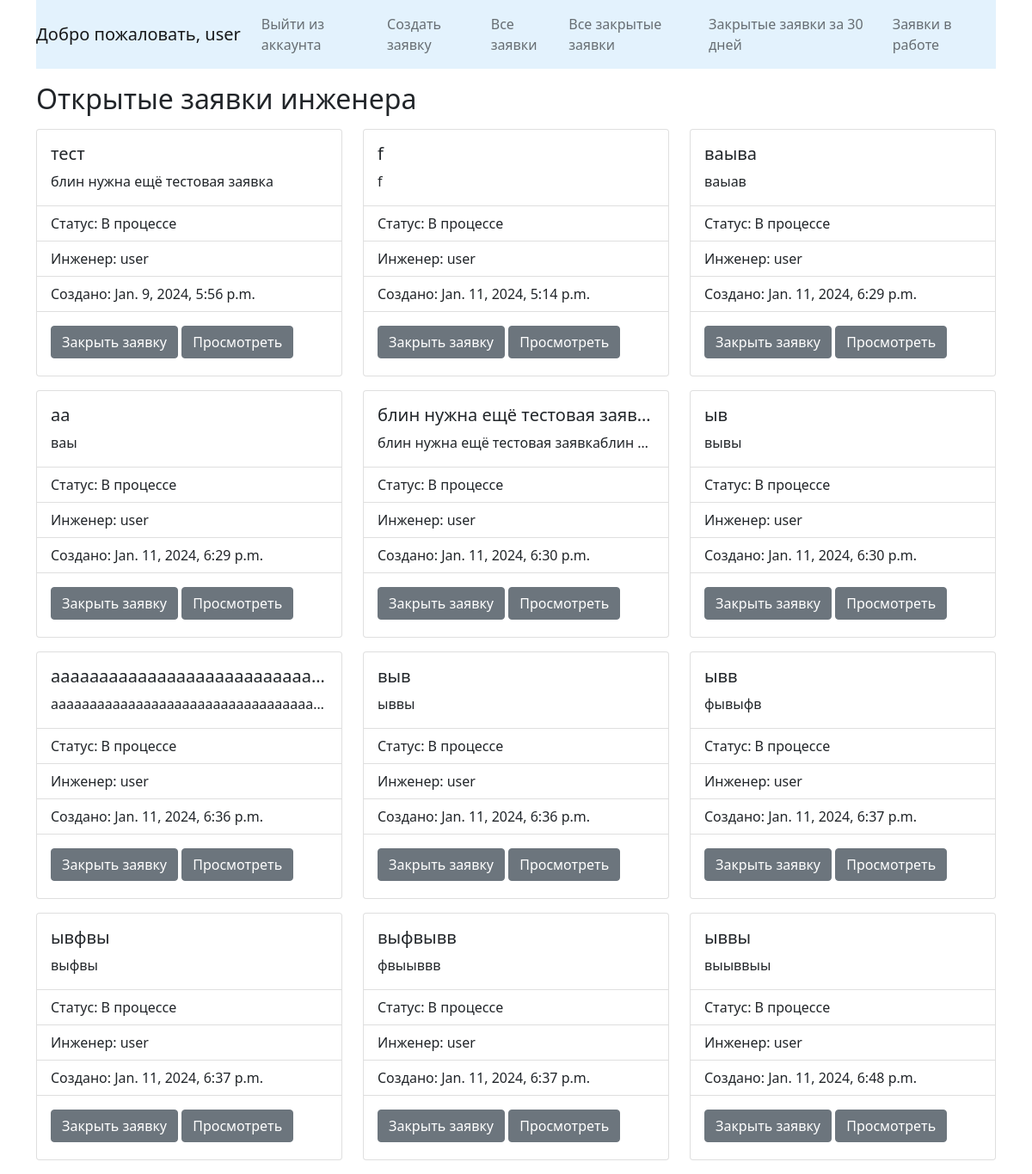
/service/view_engineer_requests/ (signed in), run on the app's committed database.
### service/models.py (models this page shows)
class RepairRequest(models.Model):
    title = models.CharField(max_length=200)
    description = models.TextField()
    status = models.CharField(max_length=20, default='Ожидание')
    user = models.ForeignKey(User, on_delete=models.CASCADE)
    engineer = models.ForeignKey(User, on_delete=models.CASCADE, related_name='engineer', null=True, blank=True)
    solution = models.TextField(blank=True, null=True)
    created_at = models.DateTimeField(auto_now_add=True)
    updated_at = models.DateTimeField(auto_now=True)

### service/views.py (the view)
# urls.py: path('view_engineer_requests/', view_engineer_requests, name='view_engineer_requests'),
@login_required
def view_engineer_requests(request):
    if not request.user.is_staff:
        return redirect('view_requests')
    engineer_requests = RepairRequest.objects.filter(
        status='В процессе',
        engineer=request.user
    )
    return render(request, 'view_engineer_requests.html', {'engineer_requests': engineer_requests})

### service/templates/view_engineer_requests.html (shortened to what this page needs)
{% extends 'base.html' %}
{% block content %}
  <h2>Открытые заявки инженера</h2>
    <div class="d-flex flex-wrap gap-2">
          <div class="row">
  {% for repair_request in engineer_requests %}
      <div class="col-6 col-md-4">
    <div class="card flex-grow-1">
      <div class="card-body">
        <h5 class="card-title text-truncate">{{ repair_request.title| truncatewords:5 }}</h5>
        <p class="card-text text-truncate">{{ repair_request.description| truncatewords:6 }}</p>
      </div>
      <ul class="list-group list-group-flush">
        <li class="list-group-item">Статус: {{ repair_request.status }}</li>
          {% if repair_request.engineer %}
              <li class="list-group-item">Инженер: {{ repair_request.engineer.username }}</li>
          {% endif %}
        <li class="list-group-item">Создано: {{ repair_request.created_at }}</li>
      </ul>
      <div class="card-body">
      {% if not repair_request.status == 'Заявка закрыта' %}
        <a href="{% url 'close_request' repair_request.id %}" class="btn btn-secondary mb-1">Закрыть заявку</a>
      {% endif %}
        <a href="{% url 'view_solution' repair_request.id %}" class="btn btn-secondary mb-1">Просмотреть</a>
      </div>
    </div>
      </div>
  {% endfor %}
</div>
    </div>
{% endblock %}

### service/templates/base.html (shortened to what this page needs)
{% load static %}
<!DOCTYPE html>
<html lang="ru">
    <head>
        <link href="https://cdn.jsdelivr.net/npm/bootstrap@5.0.2/dist/css/bootstrap.min.css" rel="stylesheet">
    </head>
    <header>
    <div class="container">
    <nav class="navbar navbar-expand-lg navbar-light" style="background-color: #e3f2fd;">
  <a class="navbar-brand" href="#">
      {% if request.user.is_authenticated %}
        Добро пожаловать, {{ request.user.username }}
  {% endif %}
  </a>
  <div class="collapse navbar-collapse" id="navbarTogglerDemo02">
    <ul class="navbar-nav mr-auto mt-2 mt-lg-0">
        {% if request.user.is_authenticated %}
            <li class="nav-item">
                <a class="nav-link" href="{% url "logout" %}">Выйти из аккаунта</a>
            </li>
                    <li class="nav-item">
            <a  class="nav-link"  href="{% url 'create_request' %}">Создать заявку</a>
        </li>
        {% else %}
            <li class="nav-item">
                <a  class="nav-link" href="{% url "login" %}">Войти в аккаунт</a>
            </li>
        {% endif %}
    {% if request.user.is_staff %}
        <li class="nav-item">
            <a  class="nav-link" href="{% url "view_requests" %}">Все заявки</a>
        </li>
        <li class="nav-item">
            <a  class="nav-link" href="{% url "view_closed_requests" %}">Все закрытые заявки</a>
        </li>
        <li class="nav-item">
            <a  class="nav-link" href="{% url "closed_requests_report" %}">Закрытые заявки за 30 дней</a>
        </li>
        <li class="nav-item">
            <a  class="nav-link" href="{% url "view_engineer_requests" %}">Заявки в работе</a>
        </li>
    {% endif %}
    </ul>
  </div>
</nav>
    </div>
    </header>
    <body>
        <div class="container">
        {% block content %}
        {% endblock %}
        </div>
    </body>
</html>

### data on the page
RepairRequest: title "тест", description "блин нужна ещё тестовая заявка", status "В процессе", engineer.username "user", created_at "Jan. 9, 2024, 5:56 p.m.", shows "Закрыть заявку"
RepairRequest: title "f", description "f", status "В процессе", engineer.username "user", created_at "Jan. 11, 2024, 5:14 p.m.", shows "Закрыть заявку"
RepairRequest: title "ваыва", description "ваыав", status "В процессе", engineer.username "user", created_at "Jan. 11, 2024, 6:29 p.m.", shows "Закрыть заявку"
RepairRequest: title "аа", description "ваы", status "В процессе", engineer.username "user", created_at "Jan. 11, 2024, 6:29 p.m.", shows "Закрыть заявку"
RepairRequest: title "блин нужна ещё тестовая заяв…", description "блин нужна ещё тестовая заявкаблин…", status "В процессе", engineer.username "user", created_at "Jan. 11, 2024, 6:30 p.m.", shows "Закрыть заявку"
RepairRequest: title "ыв", description "вывы", status "В процессе", engineer.username "user", created_at "Jan. 11, 2024, 6:30 p.m.", shows "Закрыть заявку"
RepairRequest: title "ааааааааааааааааааааааааааа…", description "аааааааааааааааааааааааааааааааааа…", status "В процессе", engineer.username "user", created_at "Jan. 11, 2024, 6:36 p.m.", shows "Закрыть заявку"
RepairRequest: title "выв", description "ыввы", status "В процессе", engineer.username "user", created_at "Jan. 11, 2024, 6:36 p.m.", shows "Закрыть заявку"
RepairRequest: title "ывв", description "фывыфв", status "В процессе", engineer.username "user", created_at "Jan. 11, 2024, 6:37 p.m.", shows "Закрыть заявку"
RepairRequest: title "ывфвы", description "выфвы", status "В процессе", engineer.username "user", created_at "Jan. 11, 2024, 6:37 p.m.", shows "Закрыть заявку"
RepairRequest: title "выфвывв", description "фвыыввв", status "В процессе", engineer.username "user", created_at "Jan. 11, 2024, 6:37 p.m.", shows "Закрыть заявку"
RepairRequest: title "ыввы", description "выыввыы", status "В процессе", engineer.username "user", created_at "Jan. 11, 2024, 6:48 p.m.", shows "Закрыть заявку"

### other printed values
{{ request.user.username }} "user"
